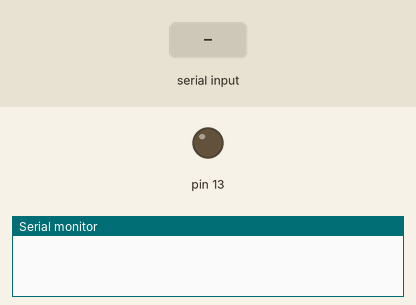
Simulated run of this sketch. Board: Arduino Uno, built with avr-gcc and run on an emulated ATmega328P. On the bench: output pins drawn as LEDs (lit = HIGH), the last lines printed to the serial monitor. The test bench sets the inputs (shaded band).

Above: at 1.2 s.
1.3 s: "$led;" received over Serial
At 2.3 s:
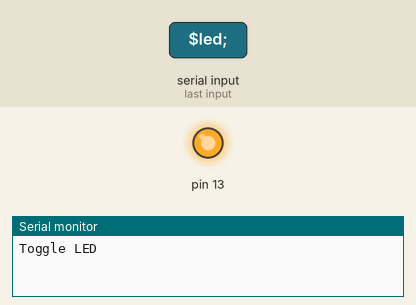
2.8 s: "$stop;" received over Serial
4.3 s: "$restart;" received over Serial
Timing chart, 0 to 7.3 s (numbered marks = the images above; inputs shaded):
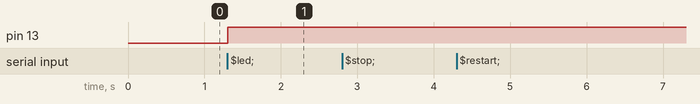

Measured:
- after the input at 1.3 s, pin 13: LOW → HIGH at once

The sketch:

serial.ino
```cpp
// Define variables to store received values
int value1 = 0;
int value2 = 0;

// Define a flag to indicate if data is ready to be processed
bool newData = false;

void setup() {
  Serial.begin(9600);
  pinMode(13, OUTPUT);
}

void loop() {
  if (Serial.available() > 0) {
    processSerialInput();
  }

}

void processSerialInput() {
  static char receivedData[50]; // Change the size as per your requirement
  static int dataIdx = 0;

  while (Serial.available() > 0) {
    char c = Serial.read();
    if (c == '$') { // Start of data marker
      dataIdx = 0;
      receivedData[dataIdx++] = c; // Store the '$' character in receivedData array
    }
    else if (c == ';') { // End of data marker
      receivedData[dataIdx++] = c; // Store the ';' character in receivedData array
      receivedData[dataIdx] = '\0'; // Null-terminate the received data
      parseReceivedData(receivedData); // Process the received data
      dataIdx = 0; // Reset data index for the next data packet
    }
    else {
      receivedData[dataIdx++] = c; // Store character in receivedData array
      if (dataIdx >= 49) { // Buffer overflow protection
        dataIdx = 0;
        Serial.println("Error: Input data too long.");
        return;
      }
    }
  }
}

int ledenable = 0;

void parseReceivedData(char *data) {
  if (strcmp(data, "$stop;") == 0) {
    // Add code here to handle the "$stop;" command
    Serial.println("Received stop command. Stopping operation...");
    // Your stop logic goes here...
  }
  else if (strcmp(data, "$restart;") == 0) {
    // Add code here to handle the "$restart;" command
    Serial.println("Restarting operation...");
    // Your stop logic goes here...
  }
  else if (strcmp(data, "$led;") == 0) {
    // Add code here to handle the "$led;" command
    Serial.println("Toggle LED");

    // Toggle the LED state
    ledenable = !ledenable;
    digitalWrite(13, ledenable ? HIGH : LOW);
  }

  else {
    int tempValue1, tempValue2;
    if (sscanf(data, "$%d,%d;", &tempValue1, &tempValue2) == 2) {
      if (tempValue1 >= 1000 && tempValue1 <= 2000 && tempValue2 >= 1000 && tempValue2 <= 2000) {
        value1 = tempValue1;
        value2 = tempValue2;
        newData = true; // Set the flag when all values are successfully parsed
      } else {
        Serial.println("Error: Values out of range. Both values should be between 1000 and 2000.");
      }
    } else {
      // Debug message for unrecognized input
      Serial.println("Error: Unrecognized input.");
      Serial.print("Received data: ");
      Serial.println(data);
    }
     if (newData) {
    Serial.print("Received values: ");
    Serial.print(value1);
    Serial.print(", ");
    Serial.println(value2);

    newData = false; // Reset the flag
  }
  }
}
```
